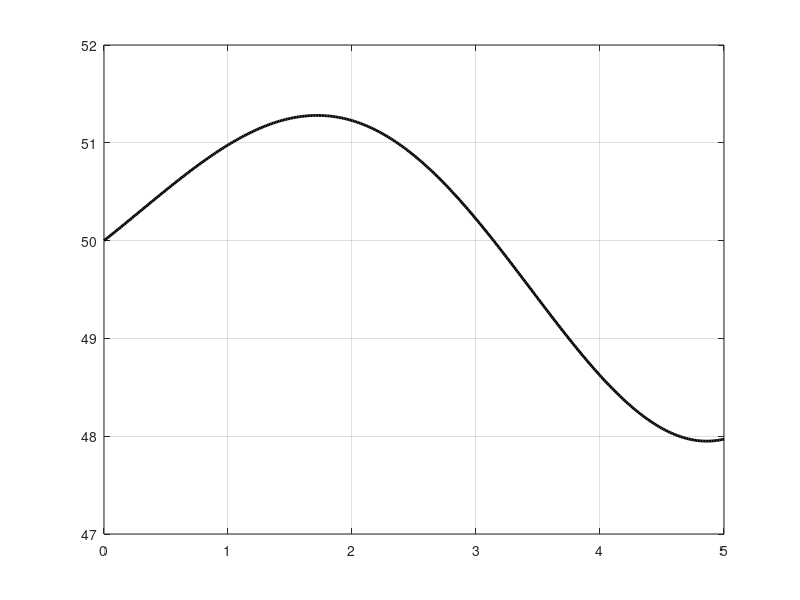

MATLAB code for this plot: (Note: this script raises an error after producing the figure.)
function result = problem_taylor()
    f = @(t) exp(0.15 .* t) .* sin(t) + 50;

    derivatives = {
        @(t) exp(0.15 .* t) .* (0.15 .* sin(t) + cos(t))
        @(t) exp(0.15 .* t) .* (0.3 .* cos(t) - 0.9775 .* sin(t))
        @(t) exp(0.15 .* t) .* (-0.446625 .* sin(t) - 0.9325 .* cos(t))
        @(t) exp(0.15 .* t) .* (0.86550625 .* sin(t) - 0.5865 .* cos(t))
        @(t) exp(0.15 .* t) .* (0.7163259375 .* sin(t) + 0.77753125 .* cos(t))
        @(t) exp(0.15 .* t) .* (-0.670082359375 .* sin(t) + 0.832955625 .* cos(t))
    };

    tValues = linspace(0, 5, 400);
    approximationOrders = [2, 4, 6];

    problemFigure = figure('Name', 'Taylor Approximation', 'NumberTitle', 'off');
    plot(tValues, f(tValues), 'k', 'LineWidth', 2, 'DisplayName', 'Original function');
    hold on;
    grid on;

    lineStyles = {'--r', '--b', '--g'};
    resultRows = zeros(numel(approximationOrders), 4);
    intervalWindowMaximumErrors = zeros(numel(approximationOrders), 1);

    for index = 1:numel(approximationOrders)
        currentOrder = approximationOrders(index);
        approximatedValues = taylor_approximation( ...
            f, derivatives, 0, tValues, currentOrder);

        absoluteError = abs(f(tValues) - approximatedValues);
        maxAbsoluteError = max(absoluteError);
        meanAbsoluteError = mean(absoluteError);
        nearExpansionMask = tValues <= 2;
        intervalWindowMaximumErrors(index) = max(absoluteError(nearExpansionMask));

        resultRows(index, :) = [currentOrder, maxAbsoluteError, meanAbsoluteError, ...
            intervalWindowMaximumErrors(index)];

        plot(tValues, approximatedValues, lineStyles{index}, 'LineWidth', 1.5, ...
            'DisplayName', sprintf('Taylor order %d', currentOrder));
    end

    xlabel('t');
    ylabel('f(t)');
    title('Taylor Approximation Around t = 0');
    legend('Location', 'best');
    hold off;

    resultTable = array2table(resultRows, ...
        'VariableNames', {'Order', 'MaxAbsoluteError', 'MeanAbsoluteError', ...
        'MaxAbsoluteErrorNearExpansion'});

    disp('=== PROBLEM 1: TAYLOR APPROXIMATION ===');
    disp(resultTable);

    save_figure_file(problemFigure, 'problem_1_taylor_approximation');
    save_table_file(resultTable, 'problem_1_taylor_metrics');

    result = struct( ...
        'problemNumber', 1, ...
        'title', 'Taylor Approximation', ...
        'summary', sprintf(['Orders 2, 4 and 6 were evaluated on [0, 5]. ', ...
            'As expected, the local error near the expansion point decreases ', ...
            'when higher-order polynomials are used.']), ...
        'mainTable', resultTable);
end
